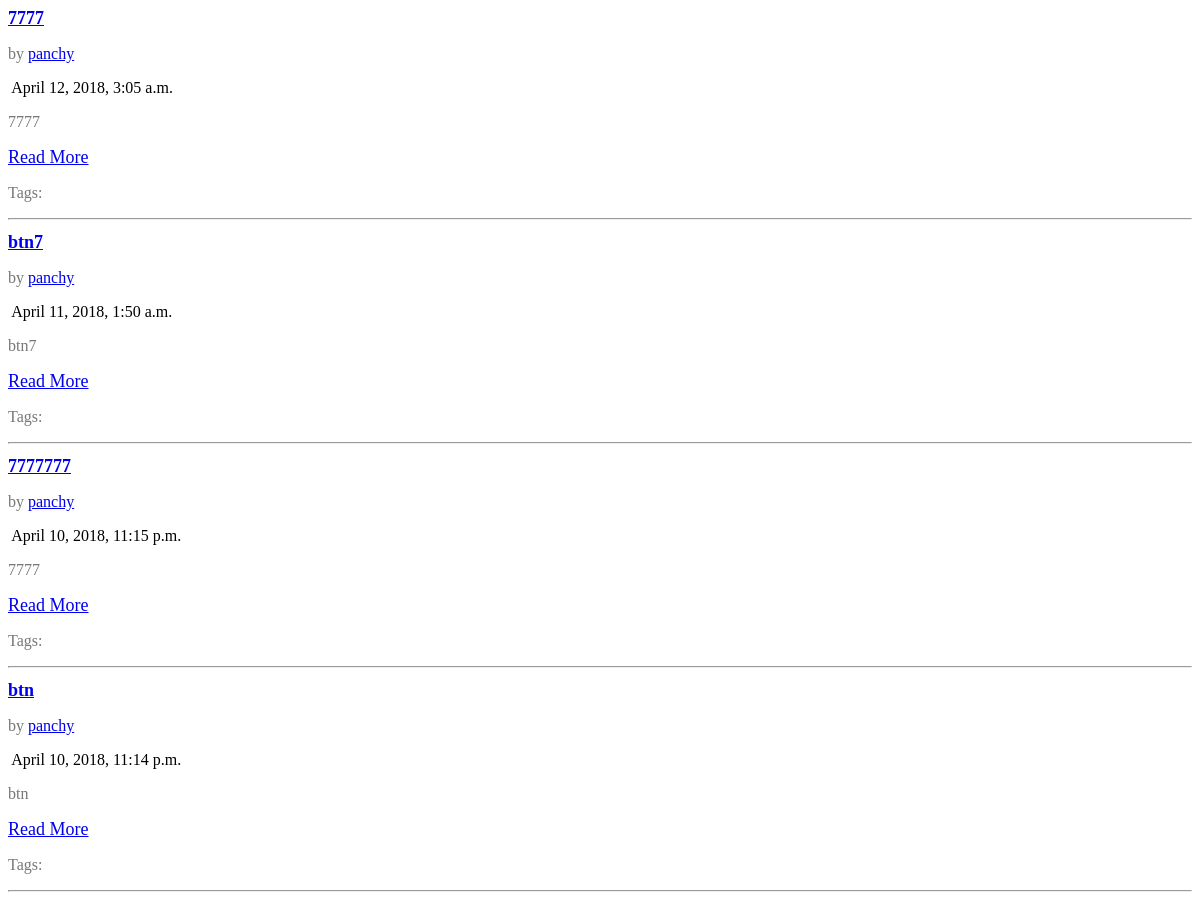
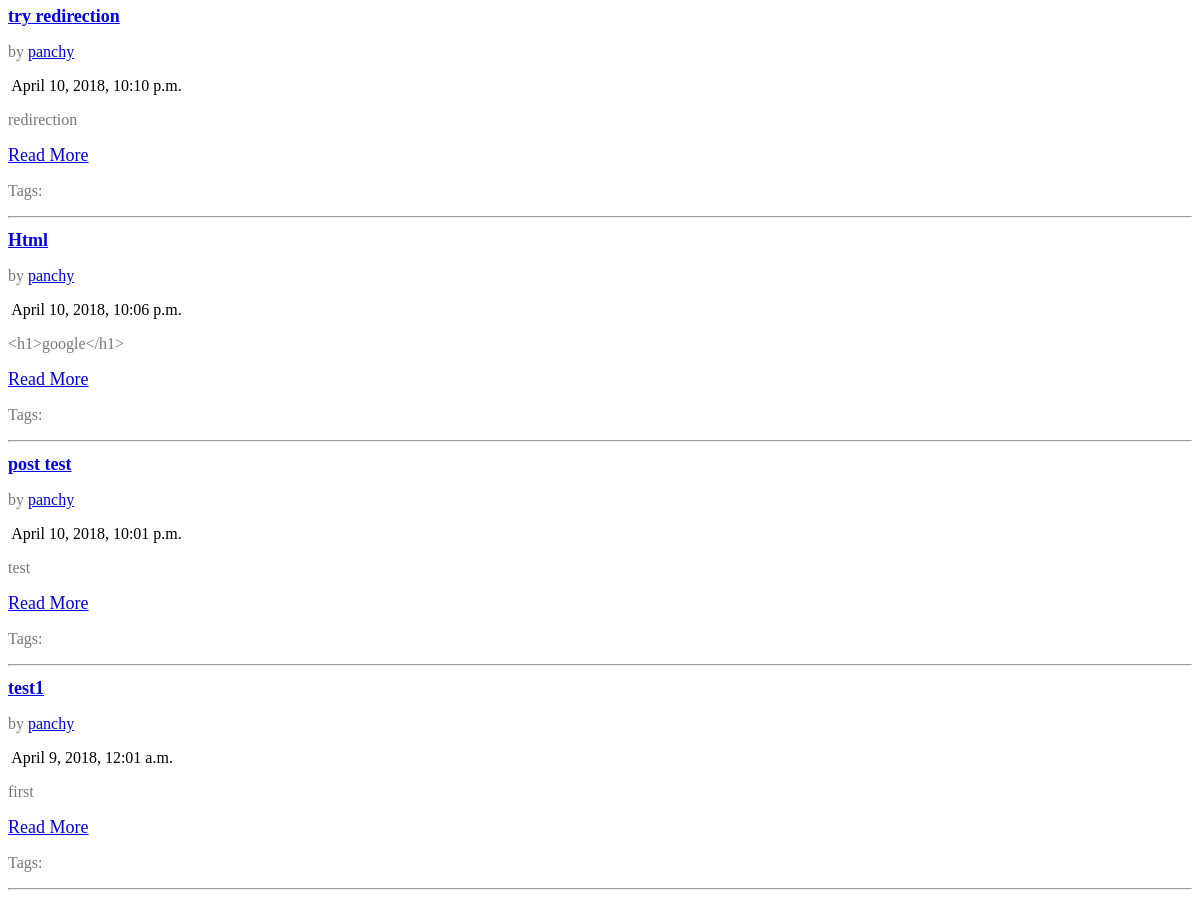
The app's page /index/ways/, older data (2 pictures, top to bottom).
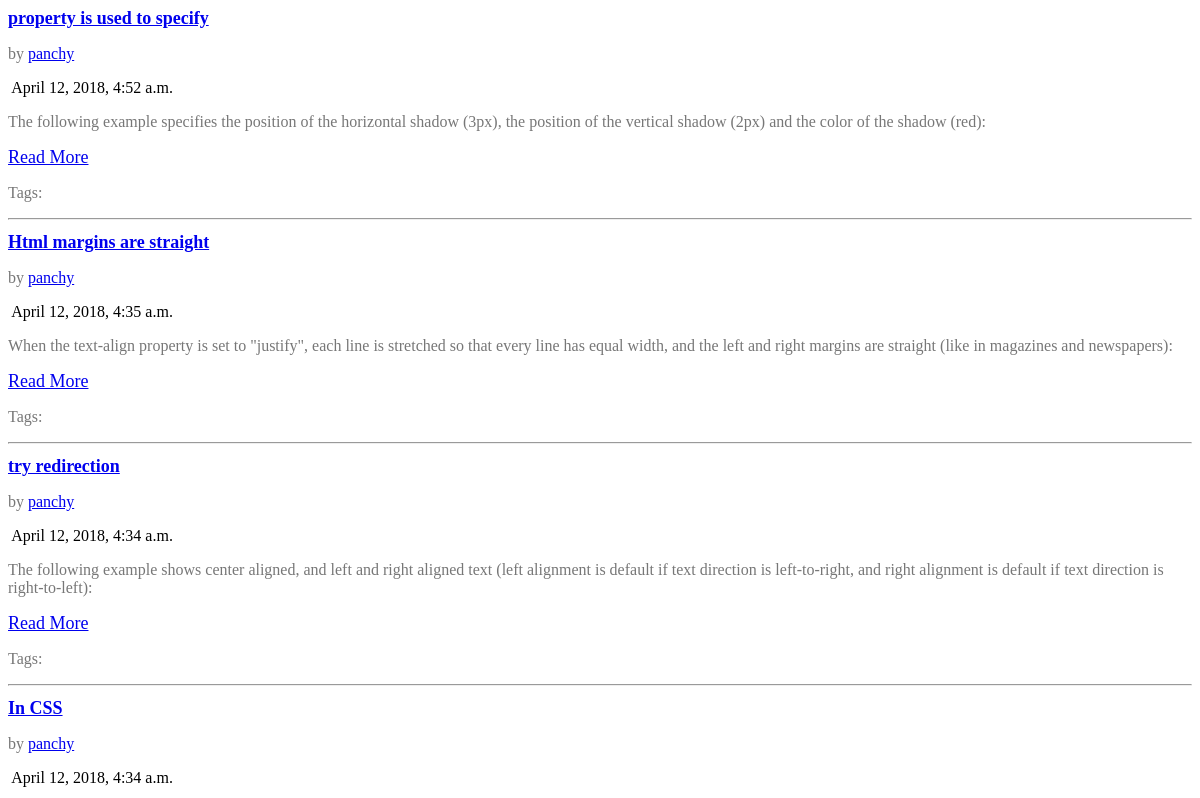
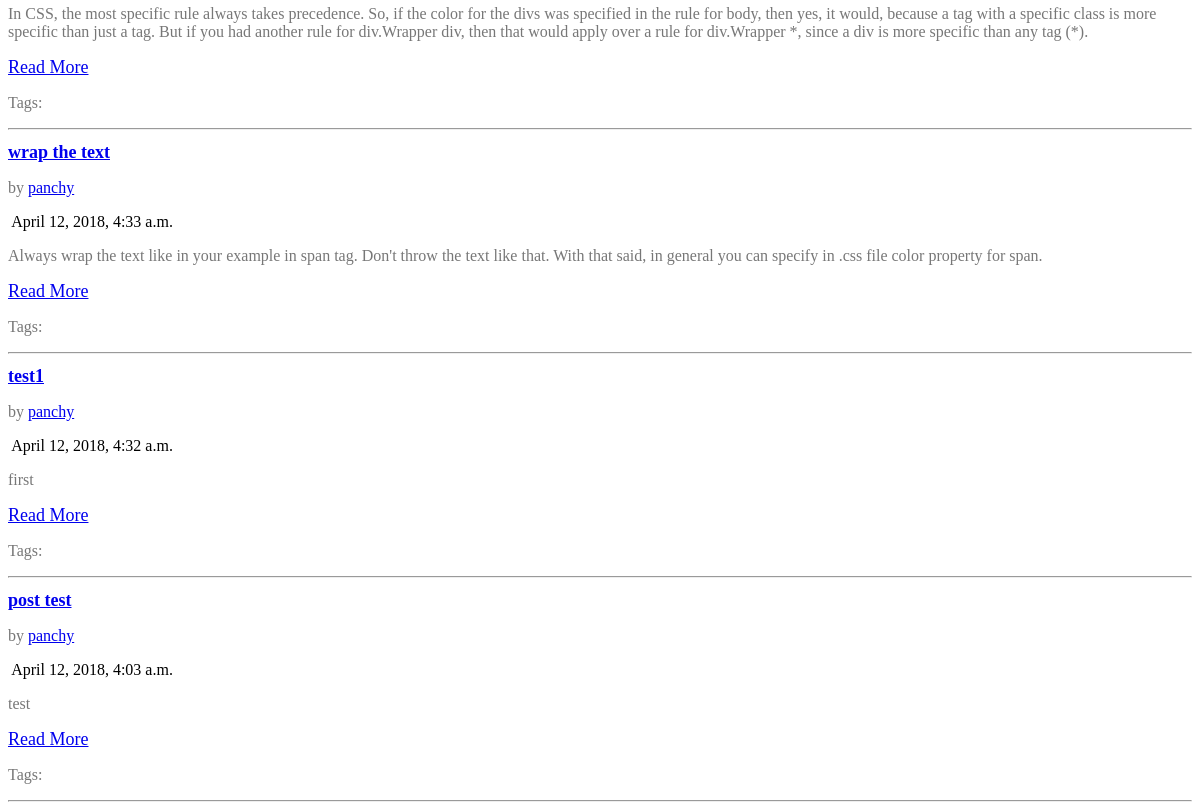
The same page, newer data (2 pictures, top to bottom).
### article/models.py (models this page shows, shortened)
class Article(models.Model):
    User=models.ForeignKey(settings.AUTH_USER_MODEL,default=1)
    Id=models.AutoField(primary_key=True)
    Title=models.CharField(max_length=1000,blank = False)
    Image=models.ImageField(upload_to=upload_location,
                            null=False,
                            blank=False,
                            width_field='width_field',
                            height_field='height_field',)
    height_field=models.IntegerField(default=0)
    width_field=models.IntegerField(default=0)
    Publish=models.BooleanField(default=False)
    Content=models.TextField()
    UpdateTime=models.DateTimeField(auto_now_add=False,auto_now=True)
    Build=models.DateTimeField(auto_now_add=True,auto_now=False)
    objects=PostManager()

### article/views.py (the view)
def allArticle(request):
    if not request.user.is_staff or not request.user.is_superuser:
        quearyset=Article.objects.filter(Publish=True).order_by("-UpdateTime")
    else:
        quearyset=Article.objects.all()
    context={
        "objects_list":quearyset,
    }
    return render(request,"article.html",context)

### templates/article.html (shortened to what this page needs)
{%block body%}
  <div class="container">
    <div class="row">
      {%for obj in objects_list%}
        <div class="col-lg-8">
            <h1 class="news-h1"><a href="{{obj.Title}}">{{obj.Title}}</a></h1>
            <p class="new-font-color">by <a href="#">{{obj.User}}</a></p>
            <p><img src="assets/images/clock.png" alt=""> {{obj.UpdateTime}}</p>
            <p class="new-font-color">{{obj.Content}}</p>
            <a class="news-h1" href="#">Read More</a>
  	        <p class="new-font-color">
              Tags:
            <hr>
        </div>
        {%endfor%}
      </div>
    </div>
{%endblock body%}

### templates/article.html (style rules this page uses)
.news-h1 { font-size: 18px; }
.new-font-color { color: #777; }

Row changes from the older to the newer data that the page shows:
removed Article: Title "btn7", User "panchy", UpdateTime "April 11, 2018, 1:50 a.m.", Content "btn7"
removed Article: Title "7777777", User "panchy", UpdateTime "April 10, 2018, 11:15 p.m.", Content "7777"
added Article: Title "property is used to specify", User "panchy", UpdateTime "April 12, 2018, 4:52 a.m.", Content "The following example specifies the position of the horizontal shadow (3px), the position of the vertical shadow (2px) and the color of the shadow (red):"
changed Article: Title "Html" → "Html margins are straight"; UpdateTime "April 10, 2018, 10:06 p.m." → "April 12, 2018, 4:35 a.m."; Content "<h1>google</h1>" → "When the text-align property is set to \"justify\", each line is stretched so that every line has equal width, and the left and right margins are straight (like in magazines and newspapers):"; moves up the list
changed Article "try redirection": UpdateTime "April 10, 2018, 10:10 p.m." → "April 12, 2018, 4:34 a.m."; Content "redirection" → "The following example shows center aligned, and left and right aligned text (left alignment is default if text direction is left-to-right, and right alignment is default if text direction is right-to-left):"; moves up the list
changed Article: Title "btn" → "In CSS"; UpdateTime "April 10, 2018, 11:14 p.m." → "April 12, 2018, 4:34 a.m."; Content "btn" → "In CSS, the most specific rule always takes precedence. So, if the color for the divs was specified in the rule for body, then yes, it would, because a tag with a specific class is more specific than just a tag. But if you had another rule for div.Wrapper div, then that would apply over a rule for div.Wrapper *, since a div is more specific than any tag (*)."; moves down the list
changed Article: Title "7777" → "wrap the text"; UpdateTime "April 12, 2018, 3:05 a.m." → "April 12, 2018, 4:33 a.m."; Content "7777" → "Always wrap the text like in your example in span tag. Don't throw the text like that. With that said, in general you can specify in .css file color property for span."
changed Article "test1": UpdateTime "April 9, 2018, 12:01 a.m." → "April 12, 2018, 4:32 a.m."; moves up the list
changed Article "post test": UpdateTime "April 10, 2018, 10:01 p.m." → "April 12, 2018, 4:03 a.m."
